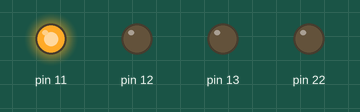
Bench run of a sketch on a simulated Arduino Uno, built with avr-gcc and run on an emulated ATmega328P. On the bench: output pins drawn as LEDs (lit = HIGH).

Above: at 0.2 s.
At 1.2 s:
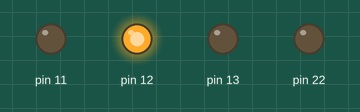
At 2.2 s:
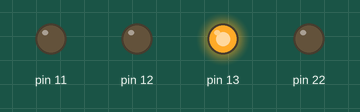
At 3.2 s:
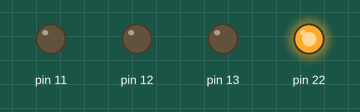
At 4.7 s:
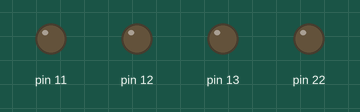
Timing chart, 0 to 5.2 s (numbered marks = the images above):
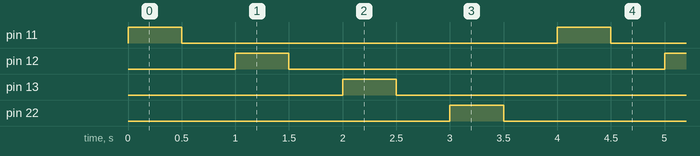

Measured:
- by itself, pin 11–13, pin 22: alternates HIGH for 0.50 s and LOW for 3.5 s
- by itself, everything shown: repeats every 4.0 s, in 8 steps

The sketch:

assignment6.ino
```cpp
unsigned char led_on = 0b00001000;
unsigned char led_off = 0b00000000;

void setup() {
  DDRB=0b01111000;
  // PB3~PB6을 LED제어 비트로 사용
}

void loop() {
  if(led_on == 0b10000000) led_on = 0b0001000;
  PORTB = led_on;
  delay(500);
  PORTB = led_off;
  delay(500);
  led_on = led_on << 1;
  //비트 쉬프트
}
```
